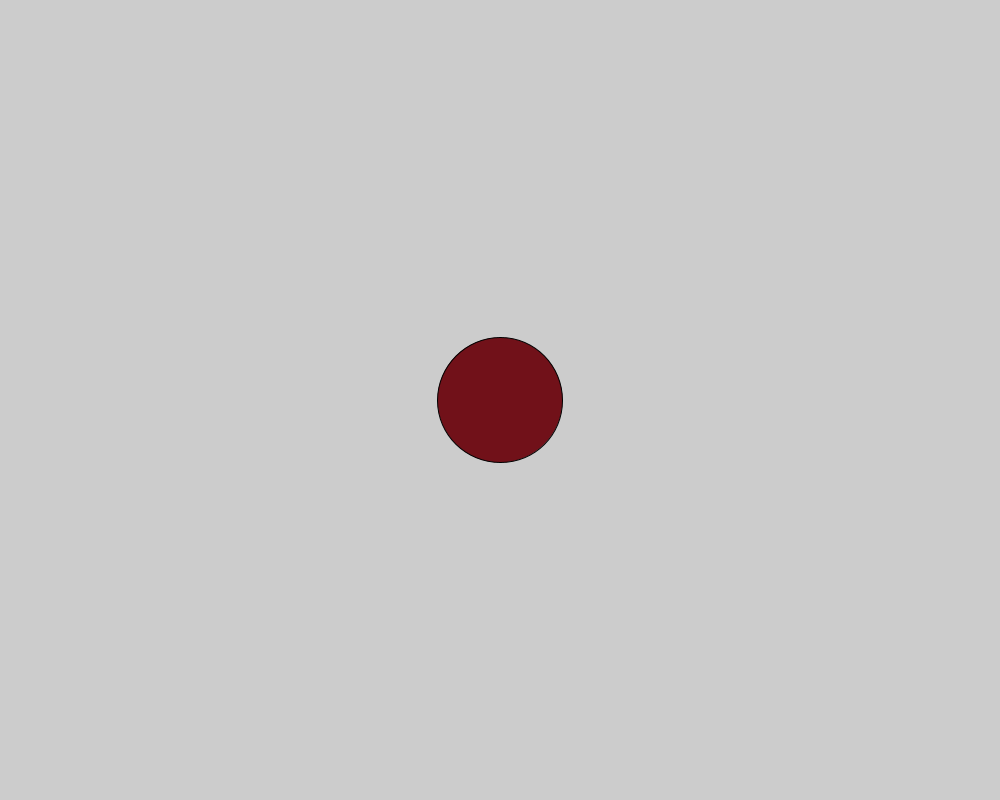
Frame 1 (no input)
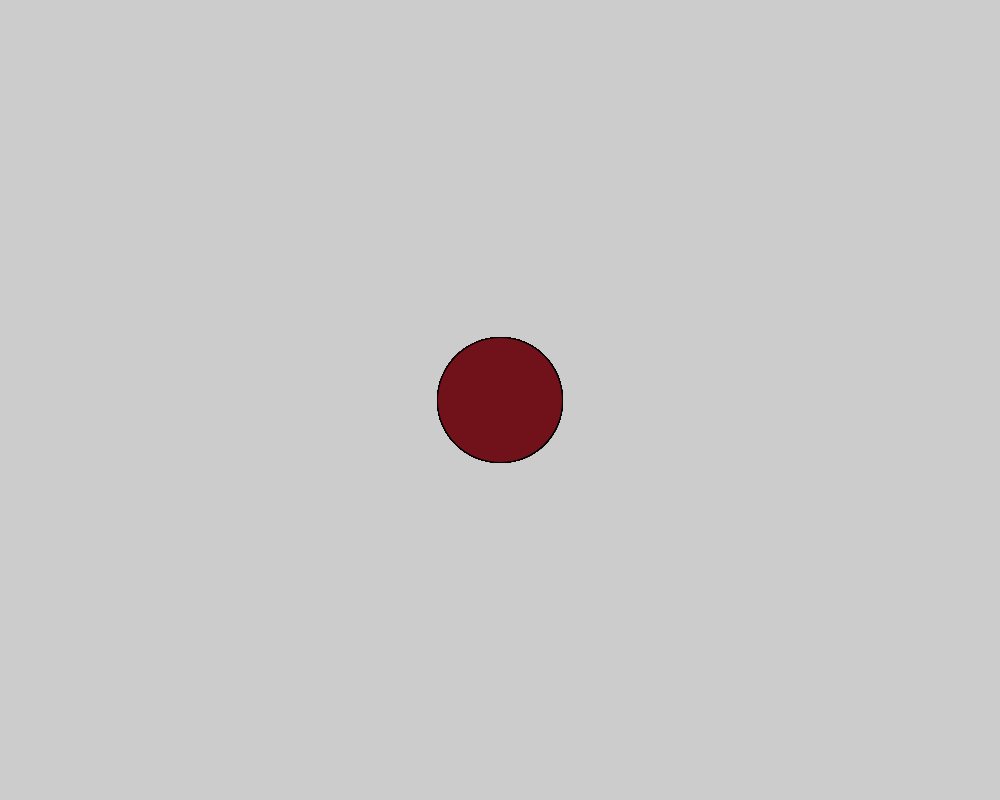
Frame 60 (the mouse pressed at the canvas centre just before this capture)
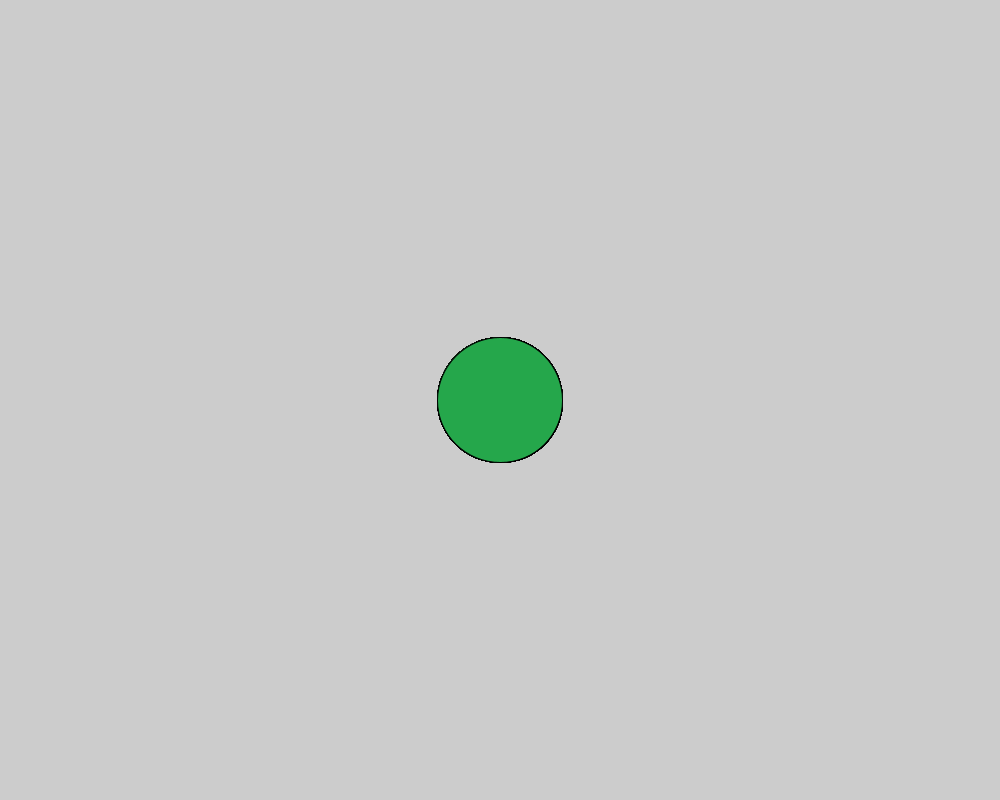
Frame 120 (the mouse held since frame 60 and released just before this capture)

The Processing sketch that drew these frames (run headless with seeded random() and noise(); from frame 60 on, the mouse is pressed at the canvas centre):

// Processing sketch: Logical_Dot
// ── Logical_Dot.pde
void setup() {
  size(1000,800);
}
void draw() {
  fill(#711119);
  if (mousePressed) {
    fill(#25A74B);
  } else {
    fill(#711119);
  }
  ellipse(500,400,125,125);
}
